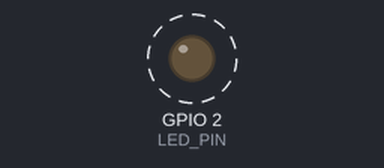
This program was run on a simulated ESP32. Shown: output pins drawn as LEDs (lit = HIGH). Dashed ring = blinking. No CAN messages arrive unless stated; what the program prints to the serial monitor is not drawn.

Above: at 0.5 s.
Timing chart, 0 to 4.8 s (numbered marks = the images above):
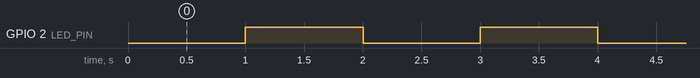

Measured:
- by itself, GPIO 2 (LED_PIN): alternates HIGH for 1.0 s and LOW for 1.0 s

The program:

main.cpp
```cpp
/*
 * ESP32 CAN PING/PONG - TWAI Driver Implementation
 *
 * V1.03.00: Basic ESP32 setup before CAN implementation
 * User request: "lets begin ESP32 firmware development. start with a basic hello world check connections"
 * Plan: esp/thoughtprocesses/2026-01-22_hello-world-verify.md
 *
 * V1.03.01: Added Arduino.h include for PlatformIO build
 * User request: "Fix directory structure, upload and test hello world"
 *
 * V1.04.00: TWAI driver initialization
 * User request: "Start PHASE 2 - TWAI DRIVER IMPLEMENTATION"
 * Plan: esp/thoughtprocesses/2026-01-22_twai-driver-implementation.md
 *
 * V1.04.01: Test frame transmission
 * User request: "lets begin development of stages for Phase 2.2: Test frame transmission"
 * Plan: esp/thoughtprocesses/2026-01-22_twai-driver-implementation.md (Phase 2.2)
 *
 * Purpose:
 * - Implement ESP32 TWAI (CAN) driver
 * - Enable PING/PONG protocol communication with Raspberry Pi
 * - Maintain non-blocking operation
 * - Validate CAN bus communication at 500 kbps
 *
 * Hardware:
 * - Board: ESP32-WROOM-32D on UPeasy devkit
 * - CAN Pins: GPIO5 (TX), GPIO4 (RX) → SN65HVD230 transceiver
 * - CAN Bitrate: 500 kbps
 * - LED: GPIO2 (typical onboard LED)
 */

#include <Arduino.h>
#include "driver/twai.h"

#define LED_PIN 2      // Onboard LED (typical for ESP32)
#define CAN_TX_GPIO 5  // CAN TX pin (also defined in platformio.ini)
#define CAN_RX_GPIO 4  // CAN RX pin (also defined in platformio.ini)

// V1.04.00: TWAI driver initialization
bool twaiInitialized = false;

void setup() {
  // Initialize Serial communication
  Serial.begin(115200);
  delay(100);  // Allow serial to stabilize (acceptable in setup)

  // Print startup banner
  Serial.println("\n\n========================================");
  Serial.println("    ESP32 CAN PING/PONG - V1.04.01");
  Serial.println("========================================");
  Serial.println("Board:     ESP32-WROOM-32D (UPeasy)");
  Serial.println("Framework: Arduino + PlatformIO");
  Serial.println("CAN Pins:  GPIO5 (TX), GPIO4 (RX)");
  Serial.println("CAN Mode:  TWAI Driver (500 kbps)");
  Serial.println("Phase:     2.2 - Test Frame TX");
  Serial.println("========================================\n");

  // V1.04.00: Initialize TWAI (CAN) driver
  Serial.println("[TWAI] Initializing TWAI driver...");

  // General configuration: 500 kbps, normal mode
  twai_general_config_t g_config = TWAI_GENERAL_CONFIG_DEFAULT(
    (gpio_num_t)CAN_TX_GPIO,
    (gpio_num_t)CAN_RX_GPIO,
    TWAI_MODE_NORMAL
  );
  g_config.tx_queue_len = 10;  // TX queue size
  g_config.rx_queue_len = 10;  // RX queue size

  // Timing configuration: 500 kbps
  twai_timing_config_t t_config = TWAI_TIMING_CONFIG_500KBITS();

  // Filter configuration: Accept all messages for now
  twai_filter_config_t f_config = TWAI_FILTER_CONFIG_ACCEPT_ALL();

  // Install TWAI driver
  esp_err_t result = twai_driver_install(&g_config, &t_config, &f_config);
  if (result == ESP_OK) {
    Serial.println("[TWAI] Driver installed successfully");

    // Start TWAI driver
    result = twai_start();
    if (result == ESP_OK) {
      Serial.println("[TWAI] Driver started successfully");
      twaiInitialized = true;

      // Get and print TWAI status
      twai_status_info_t status;
      twai_get_status_info(&status);
      Serial.printf("[TWAI] State: %s\n",
        status.state == TWAI_STATE_RUNNING ? "RUNNING" :
        status.state == TWAI_STATE_BUS_OFF ? "BUS_OFF" :
        status.state == TWAI_STATE_RECOVERING ? "RECOVERING" :
        status.state == TWAI_STATE_STOPPED ? "STOPPED" : "UNKNOWN");
      Serial.printf("[TWAI] TX Queue: %d, RX Queue: %d\n",
        status.msgs_to_tx, status.msgs_to_rx);
    } else {
      Serial.printf("[TWAI] ERROR: Failed to start driver (0x%X)\n", result);
    }
  } else {
    Serial.printf("[TWAI] ERROR: Failed to install driver (0x%X)\n", result);
  }

  Serial.println();

  // Configure CAN GPIO pins as INPUT (safe, non-interfering)
  pinMode(CAN_TX_GPIO, INPUT);
  pinMode(CAN_RX_GPIO, INPUT);
  Serial.println("[INIT] GPIO5 (CAN_TX) configured as INPUT");
  Serial.println("[INIT] GPIO4 (CAN_RX) configured as INPUT");

  // Configure LED pin
  pinMode(LED_PIN, OUTPUT);
  digitalWrite(LED_PIN, LOW);
  Serial.println("[INIT] GPIO2 (LED) configured as OUTPUT");

  if (twaiInitialized) {
    Serial.println("\n[READY] TWAI driver operational - Starting main loop...\n");
  } else {
    Serial.println("\n[WARNING] TWAI driver failed - Running in test mode...\n");
  }
}

void loop() {
  static unsigned long lastHeartbeat = 0;
  static unsigned long lastTestFrame = 0;  // V1.04.01: Test frame timing
  static unsigned long heartbeatCount = 0;
  static unsigned long testFrameCount = 0;  // V1.04.01: Test frame counter
  static bool ledState = false;

  unsigned long now = millis();

  // V1.04.01: Send test CAN frame every 2 seconds (non-blocking)
  if (twaiInitialized && (now - lastTestFrame >= 2000)) {
    lastTestFrame = now;

    // V1.04.01: Check TWAI status before transmitting
    twai_status_info_t status;
    twai_get_status_info(&status);

    // V1.04.01: Recover from BUS_OFF state
    if (status.state == TWAI_STATE_BUS_OFF) {
      Serial.println("[TWAI] BUS_OFF detected - initiating recovery...");
      twai_initiate_recovery();
      // Wait for recovery to complete (non-blocking check in next iteration)
      return;  // Skip this loop iteration
    }

    // V1.04.01: Restart if in STOPPED or RECOVERING state
    if (status.state == TWAI_STATE_STOPPED || status.state == TWAI_STATE_RECOVERING) {
      Serial.println("[TWAI] Restarting driver...");
      esp_err_t result = twai_start();
      if (result == ESP_OK) {
        Serial.println("[TWAI] Driver restarted successfully");
      } else {
        Serial.printf("[TWAI] ERROR: Failed to restart (0x%X)\n", result);
      }
      return;  // Skip this loop iteration
    }

    // Only transmit if in RUNNING state
    if (status.state == TWAI_STATE_RUNNING) {
      testFrameCount++;

      // Create test frame (ID=0x123, 8 bytes: "TEST" + counter)
      twai_message_t test_msg;
      test_msg.identifier = 0x123;
      test_msg.data_length_code = 8;
      test_msg.flags = 0;  // Standard frame, data frame

      // Fill data: "TEST" (4 bytes) + counter (4 bytes, little-endian)
      test_msg.data[0] = 'T';
      test_msg.data[1] = 'E';
      test_msg.data[2] = 'S';
      test_msg.data[3] = 'T';
      test_msg.data[4] = (testFrameCount >> 0) & 0xFF;
      test_msg.data[5] = (testFrameCount >> 8) & 0xFF;
      test_msg.data[6] = (testFrameCount >> 16) & 0xFF;
      test_msg.data[7] = (testFrameCount >> 24) & 0xFF;

      // Transmit with 10ms timeout (non-blocking)
      esp_err_t result = twai_transmit(&test_msg, pdMS_TO_TICKS(10));
      if (result == ESP_OK) {
        Serial.printf("[CAN_TX] Test frame #%lu sent (ID=0x123)\n", testFrameCount);
      } else if (result == ESP_ERR_TIMEOUT) {
        Serial.println("[CAN_TX] ERROR: TX timeout");
      } else if (result == ESP_FAIL) {
        Serial.println("[CAN_TX] ERROR: TX queue full");
      } else {
        Serial.printf("[CAN_TX] ERROR: TX failed (0x%X)\n", result);
      }
    } else {
      Serial.printf("[TWAI] Waiting for RUNNING state (current: %d)\n", status.state);
    }
  }

  // V1.04.00: Non-blocking heartbeat with TWAI status
  if (now - lastHeartbeat >= 1000) {
    lastHeartbeat = now;
    heartbeatCount++;

    // Print heartbeat
    Serial.print("[HEARTBEAT #");
    Serial.print(heartbeatCount);
    Serial.print("] Uptime: ");
    Serial.print(now / 1000);
    Serial.print("s");

    // Print TWAI status if initialized
    if (twaiInitialized) {
      twai_status_info_t status;
      if (twai_get_status_info(&status) == ESP_OK) {
        Serial.print(" | TWAI: ");
        Serial.print(status.state == TWAI_STATE_RUNNING ? "RUN" :
                    status.state == TWAI_STATE_BUS_OFF ? "BUS_OFF" :
                    status.state == TWAI_STATE_RECOVERING ? "RECOVER" : "STOP");
        Serial.print(" | TX:");
        Serial.print(status.msgs_to_tx);
        Serial.print(" RX:");
        Serial.print(status.msgs_to_rx);
        Serial.print(" Err:");
        Serial.print(status.tx_error_counter + status.rx_error_counter);
      }
    }

    Serial.println();

    // Toggle LED
    ledState = !ledState;
    digitalWrite(LED_PIN, ledState);
  }
}
```
